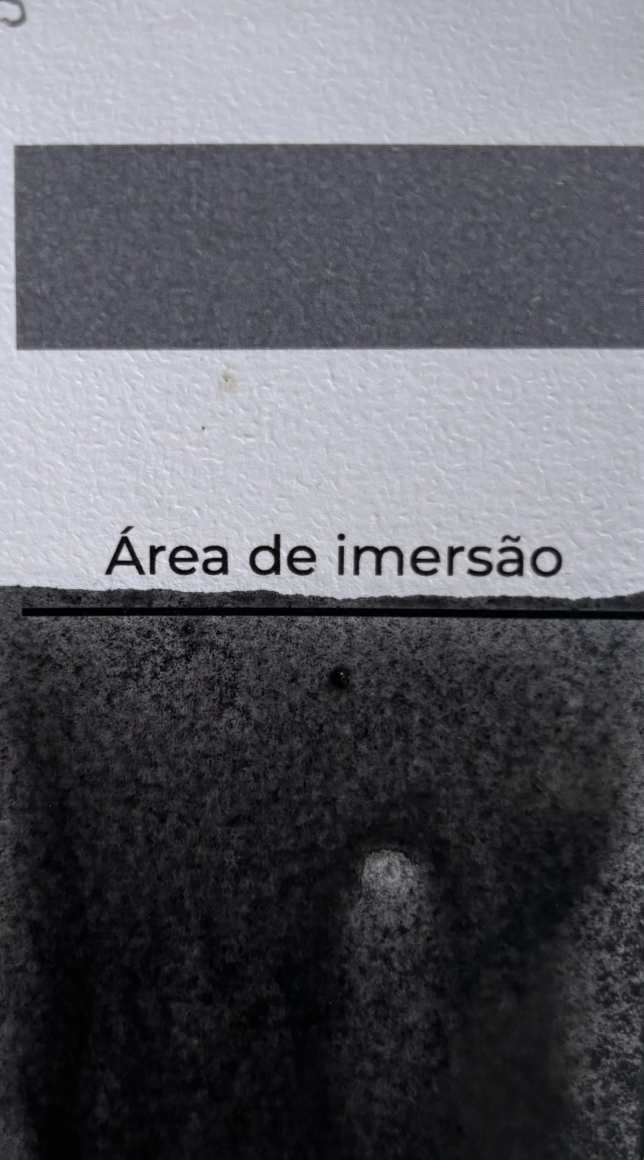
#> input picture images/1_5/IMG_0470.png, 1930 x 3480 px (shown at 1/3 size); the run also reads 1 picture not shown here
$ python image_analyzer_cached.py
#> lines starting #> are read from the running program, lines starting #| are printed output that depends on the picture; after the words box and inside, x2 and y2 are one past the last pixel; in counts of white or black regions, pixels touching at a corner belong together
### image_analyzer.py
import cv2
import numpy as np
from pathlib import Path
from typing import Tuple, Dict, List
import json

class MixtureAnalyzer:
    """Analisa proporção de mistura grafite:água baseado em imagens"""

    # [5 lines left out: function __init__, not called in this run]

    def correct_color_by_template(self, image: np.ndarray, template_region: Tuple[int, int, int, int]) -> np.ndarray:
        """
        Corrige a iluminação da imagem baseado no gabarito #777777

        Args:
            image: Imagem BGR do OpenCV
            template_region: (x, y, width, height) do gabarito na imagem

        Returns:
            Imagem corrigida
        """
        x, y, w, h = template_region
        template_patch = image[y:y+h, x:x+w]

        # Calcula cor média do gabarito na foto
        mean_color = cv2.mean(template_patch)[:3]  # BGR

        # Converte #777777 para BGR
        target_bgr = (self.target_gray[2], self.target_gray[1], self.target_gray[0])

        # Calcula fator de correção para cada canal
        correction_factors = np.array([
            target_bgr[0] / (mean_color[0] + 1e-6),
            target_bgr[1] / (mean_color[1] + 1e-6),
            target_bgr[2] / (mean_color[2] + 1e-6)
        ])

        # Aplica correção
        corrected = image.astype(np.float32)
        corrected[:, :, 0] *= correction_factors[0]
        corrected[:, :, 1] *= correction_factors[1]
        corrected[:, :, 2] *= correction_factors[2]

        # Limita valores entre 0-255
        corrected = np.clip(corrected, 0, 255).astype(np.uint8)

        return corrected

    def detect_template_region(self, image: np.ndarray) -> Tuple[int, int, int, int]:
        """
        Detecta automaticamente a região do gabarito cinza na parte superior
        Busca especificamente o retângulo cinza #777777, não áreas brancas

        Returns:
            (x, y, width, height) do gabarito detectado
        """
        height, width = image.shape[:2]
        search_region = image[0:int(height * 0.25), :]

        # Converte para grayscale
        gray = cv2.cvtColor(search_region, cv2.COLOR_BGR2GRAY)

        # Detecta especificamente tons de cinza médio (#777777 = 119)
        # Range: 80-160 (exclui branco >200 e preto <50)
        lower_gray = 80
        upper_gray = 160
        mask = cv2.inRange(gray, lower_gray, upper_gray)

        # Remove ruído
        kernel = cv2.getStructuringElement(cv2.MORPH_RECT, (5, 5))
        mask = cv2.morphologyEx(mask, cv2.MORPH_CLOSE, kernel)
        mask = cv2.morphologyEx(mask, cv2.MORPH_OPEN, kernel)

        # Encontra contornos
        contours, _ = cv2.findContours(mask, cv2.RETR_EXTERNAL, cv2.CHAIN_APPROX_SIMPLE)

        if contours:
            # Filtra contornos válidos (retangulares e grandes)
            valid_contours = []
            for contour in contours:
                area = cv2.contourArea(contour)
                if area < width * 20:  # Muito pequeno
                    continue

                x, y, w, h = cv2.boundingRect(contour)

                # Valida proporções (retângulo horizontal)
                aspect_ratio = w / (h + 1)
                if aspect_ratio < 2:  # Não é retângulo largo
                    continue

                # Valida tamanho mínimo
                if w < width * 0.3:  # Largura mínima 30% da imagem
                    continue

                # Valida cor média da região (deve ser cinza, não branco)
                region = search_region[y:y+h, x:x+w]
                mean_val = np.mean(region)
                if mean_val > 180 or mean_val < 70:  # Muito claro ou escuro
                    continue

                valid_contours.append((contour, area, x, y, w, h))

            if valid_contours:
                # Pega o maior contorno válido
                _, _, x, y, w, h = max(valid_contours, key=lambda c: c[1])
                return (x, y, w, h)

        # Fallback: assume gabarito no topo centralizado
        return (int(width * 0.05), 10, int(width * 0.9), 50)

    def extract_features(self, image: np.ndarray, template_region: Tuple[int, int, int, int]) -> Dict:
        """
        Extrai características da imagem para comparação
        """
        # Corrige iluminação
        corrected = self.correct_color_by_template(image, template_region)

        # Região de interesse (abaixo do gabarito)
        _, ty, _, th = template_region
        roi = corrected[ty + th + 10:, :]  # ROI começa após o gabarito

        # Calcula histograma de cores
        hist_b = cv2.calcHist([roi], [0], None, [32], [0, 256])
        hist_g = cv2.calcHist([roi], [1], None, [32], [0, 256])
        hist_r = cv2.calcHist([roi], [2], None, [32], [0, 256])

        # Normaliza histogramas
        hist_b = hist_b.flatten() / (hist_b.sum() + 1e-6)
        hist_g = hist_g.flatten() / (hist_g.sum() + 1e-6)
        hist_r = hist_r.flatten() / (hist_r.sum() + 1e-6)

        # Calcula estatísticas de cor
        mean_color = cv2.mean(roi)[:3]
        std_color = np.std(roi, axis=(0, 1))

        # Converte para LAB para análise de luminosidade
        lab = cv2.cvtColor(roi, cv2.COLOR_BGR2LAB)
        mean_lab = cv2.mean(lab)[:3]

        return {
            'hist_b': hist_b,
            'hist_g': hist_g,
            'hist_r': hist_r,
            'mean_bgr': mean_color,
            'std_bgr': std_color,
            'mean_lab': mean_lab
        }

    def load_references(self):
        """Carrega e processa todas as imagens de referência"""
        print("Carregando imagens de referência...")

        for ratio_dir in sorted(self.reference_dir.glob("1_*")):
            if not ratio_dir.is_dir():
                continue

            ratio = ratio_dir.name  # ex: "1_5"
            features_list = []

            for img_path in sorted(ratio_dir.glob("*.png")):
                try:
                    img = cv2.imread(str(img_path))
                    if img is None:
                        continue

                    template_region = self.detect_template_region(img)
                    features = self.extract_features(img, template_region)
                    features_list.append(features)
                except Exception as e:
                    print(f"Erro ao processar {img_path}: {e}")

            if features_list:
                self.reference_features[ratio] = features_list
                print(f"  ✓ {ratio}: {len(features_list)} imagens")

        print(f"\nTotal: {len(self.reference_features)} proporções carregadas\n")

    def compare_features(self, features1: Dict, features2: Dict) -> float:
        """
        Compara duas features e retorna similaridade (0-1, maior é mais similar)
        """
        # Compara histogramas usando correlação
        hist_sim_b = cv2.compareHist(features1['hist_b'], features2['hist_b'], cv2.HISTCMP_CORREL)
        hist_sim_g = cv2.compareHist(features1['hist_g'], features2['hist_g'], cv2.HISTCMP_CORREL)
        hist_sim_r = cv2.compareHist(features1['hist_r'], features2['hist_r'], cv2.HISTCMP_CORREL)

        hist_similarity = (hist_sim_b + hist_sim_g + hist_sim_r) / 3

        # Compara cores médias (normalizado)
        color_diff = np.abs(np.array(features1['mean_bgr']) - np.array(features2['mean_bgr']))
        color_similarity = 1 - (np.mean(color_diff) / 255)

        # Compara luminosidade LAB
        lab_diff = np.abs(features1['mean_lab'][0] - features2['mean_lab'][0])
        lab_similarity = 1 - (lab_diff / 255)

        # Média ponderada
        total_similarity = (
            hist_similarity * 0.5 +
            color_similarity * 0.3 +
            lab_similarity * 0.2
        )

        return max(0, min(1, total_similarity))

    def analyze(self, image_path: str, auto_detect_template: bool = True) -> Dict:
        """
        Analisa uma imagem e retorna a proporção estimada com confiabilidade

        Args:
            image_path: Caminho da imagem a analisar
            auto_detect_template: Se True, detecta automaticamente o gabarito

        Returns:
            {
                'ratio': '1_5',
                'confidence': 0.85,
                'ratio_formatted': '1:5',
                'all_matches': [('1_5', 0.85), ('1_6', 0.72), ...]
            }
        """
        # Carrega imagem
        img = cv2.imread(image_path)
        if img is None:
            raise ValueError(f"Não foi possível carregar a imagem: {image_path}")

        # Detecta ou usa região do gabarito
        if auto_detect_template:
            template_region = self.detect_template_region(img)
        else:
            # Fallback manual
            height, width = img.shape[:2]
            template_region = (int(width * 0.2), 10, int(width * 0.6), 50)

        # Extrai features da imagem de teste
        test_features = self.extract_features(img, template_region)

        # Compara com todas as referências
        similarities = {}

        for ratio, features_list in self.reference_features.items():
            # Calcula similaridade média com todas as imagens daquela proporção
            sims = [self.compare_features(test_features, ref_feat)
                   for ref_feat in features_list]
            similarities[ratio] = np.mean(sims)

        # Ordena por similaridade
        sorted_matches = sorted(similarities.items(), key=lambda x: x[1], reverse=True)

        # Melhor match
        best_ratio, best_confidence = sorted_matches[0]

        # Formata proporção (1_5 -> 1:5)
        ratio_formatted = best_ratio.replace('_', ':')

        return {
            'ratio': best_ratio,
            'confidence': float(best_confidence),
            'ratio_formatted': ratio_formatted,
            'all_matches': [(r, float(s)) for r, s in sorted_matches[:3]],
            'template_region': template_region
        }


# [15 lines left out: function main, not called in this run]


# [2 lines that do not run on import are left out]

### image_analyzer_cached.py
import cv2
import numpy as np
import pickle
import json
from pathlib import Path
from typing import Tuple, Dict, List
from datetime import datetime
from image_analyzer import MixtureAnalyzer

class CachedMixtureAnalyzer(MixtureAnalyzer):
    """
    Versão otimizada que usa cache de features pré-processadas
    Carrega imagens UMA VEZ, salva features, e reutiliza
    """

    def __init__(self, reference_dir: str = "images", cache_file: str = "features_cache.pkl"):
        self.reference_dir = Path(reference_dir)
        self.cache_file = cache_file
        self.target_gray = (119, 119, 119)  # #777777
        self.reference_features = {}

        # Tenta carregar do cache
        if self._load_from_cache():
            print("✓ Features carregadas do cache (instantâneo!)")
        else:
            print("⚙️  Processando imagens pela primeira vez...")
            self.load_references()
            self._save_to_cache()
            print("✓ Cache criado para próximas execuções")

    def _load_from_cache(self) -> bool:
        """Carrega features do cache se existir e for válido"""
        cache_path = Path(self.cache_file)

        if not cache_path.exists():
            return False

        try:
            with open(cache_path, 'rb') as f:
                cache_data = pickle.load(f)

            # Valida estrutura do cache
            if 'features' not in cache_data or 'metadata' not in cache_data:
                print("⚠️  Cache inválido, será recriado")
                return False

            # Verifica se as imagens de referência mudaram
            current_images = self._count_reference_images()
            cached_images = cache_data['metadata'].get('total_images', 0)

            if current_images != cached_images:
                print(f"⚠️  Imagens mudaram ({cached_images} → {current_images}), recriando cache")
                return False

            self.reference_features = cache_data['features']

            # Info do cache
            created = cache_data['metadata'].get('created', 'desconhecido')
            print(f"📦 Cache válido (criado em {created})")
            print(f"   {len(self.reference_features)} proporções, {cached_images} imagens")

            return True

        except Exception as e:
            print(f"⚠️  Erro ao carregar cache: {e}")
            return False

    def _save_to_cache(self):
        """Salva features processadas no cache"""
        try:
            cache_data = {
                'features': self.reference_features,
                'metadata': {
                    'created': datetime.now().strftime('%Y-%m-%d %H:%M:%S'),
                    'total_images': self._count_reference_images(),
                    'proportions': list(self.reference_features.keys()),
                    'version': '1.0'
                }
            }

            with open(self.cache_file, 'wb') as f:
                pickle.dump(cache_data, f, protocol=pickle.HIGHEST_PROTOCOL)

            cache_size = Path(self.cache_file).stat().st_size / 1024  # KB
            print(f"💾 Cache salvo: {self.cache_file} ({cache_size:.1f} KB)")

        except Exception as e:
            print(f"⚠️  Erro ao salvar cache: {e}")

    def _count_reference_images(self) -> int:
        """Conta total de imagens de referência"""
        total = 0
        for ratio_dir in self.reference_dir.glob("1_*"):
            if ratio_dir.is_dir():
                total += len(list(ratio_dir.glob("*.png")))
        return total

    # [7 lines left out: function rebuild_cache, not called in this run]

    def get_cache_info(self) -> Dict:
        """Retorna informações sobre o cache"""
        cache_path = Path(self.cache_file)

        if not cache_path.exists():
            return {
                'exists': False,
                'message': 'Cache não existe'
            }

        try:
            with open(cache_path, 'rb') as f:
                cache_data = pickle.load(f)

            metadata = cache_data.get('metadata', {})
            cache_size = cache_path.stat().st_size / 1024  # KB

            return {
                'exists': True,
                'file': str(cache_path),
                'size_kb': round(cache_size, 2),
                'created': metadata.get('created'),
                'total_images': metadata.get('total_images'),
                'proportions': metadata.get('proportions'),
                'version': metadata.get('version')
            }

        except Exception as e:
            return {
                'exists': True,
                'error': str(e)
            }


# [71 lines left out: function compare_performance, not called in this run]


def main():
    """Exemplo de uso"""
    print("\n" + "="*70)
    print("ANALISADOR COM CACHE - Demonstração")
    print("="*70 + "\n")

    # Cria analyzer (usa cache se existir)
    analyzer = CachedMixtureAnalyzer()
#> (reads features_cache.pkl from the repository)
#> in load_references, img is the input picture: shape (3480, 1930, 3); mean B, G, R 99.9, 93.6, 93.4
#> in detect_template_region, `search_region = image[0:int(height * 0.25), :]`:
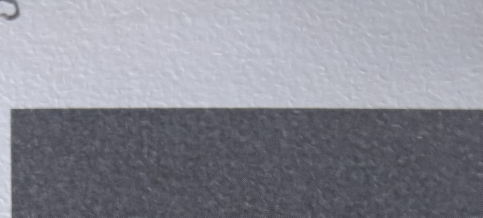
#> search_region: shape (870, 1930, 3) (shown at 1/4 size); mean B, G, R 148, 137.8, 137
#> in detect_template_region, `mask = cv2.inRange(gray, lower_gray, upper_gray)`:
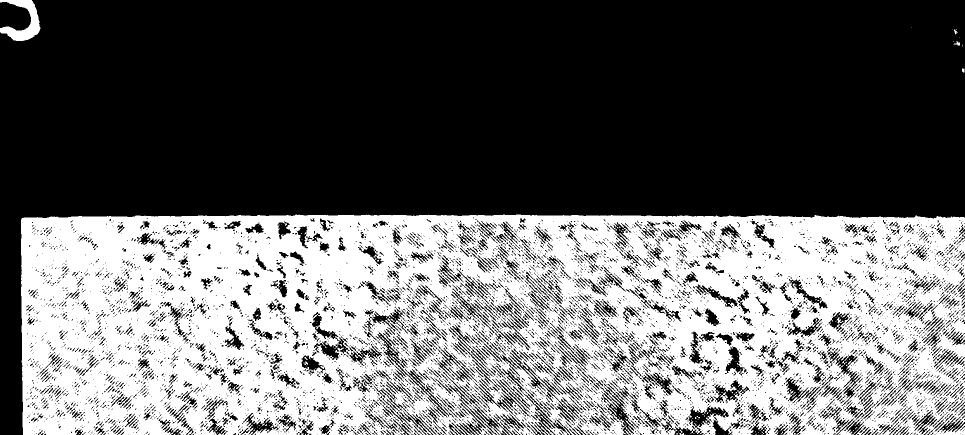
#> mask: shape (870, 1930) (shown at 1/2 size); 40.1% white; 341 white regions (321 under 20 px), largest, box (x1, y1, x2, y2) and area: (42, 429, 1930, 870) 667796, (0, 0, 81, 82) 2892, (1674, 634, 1687, 647) 67
#> in detect_template_region, `mask = cv2.morphologyEx(mask, cv2.MORPH_CLOSE, kernel)`:
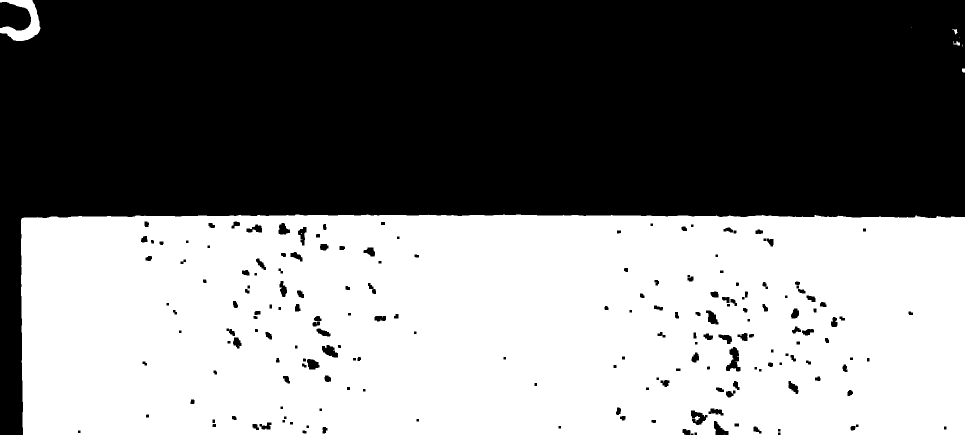
#> mask: shape (870, 1930) (shown at 1/2 size); 48.3% white; 11 white regions (6 under 20 px), largest, box (x1, y1, x2, y2) and area: (42, 429, 1930, 870) 807814, (0, 0, 81, 82) 2898, (1906, 82, 1920, 91) 62, (1904, 58, 1915, 69) 51, (1924, 137, 1930, 145) 45
#> in detect_template_region, `contours, _ = cv2.findContours(mask, cv2.RETR_EXTERNAL, cv2.CHAIN_APPR..`: contours = 5 contours; box (x1, y1, x2, y2) and area: (42, 429, 1930, 870) 823192, (0, 0, 80, 82) 2708, (1924, 137, 1930, 145) 33, (1915, 85, 1920, 91) 20, (1909, 59, 1914, 65) 20
#> the loop in detect_template_region, `for contour in contours:` made 5 passes
#> area on passes 2, 5: 33, 2707.5
#> pass 1, in detect_template_region, `region = search_region[y:y+h, x:x+w]`:
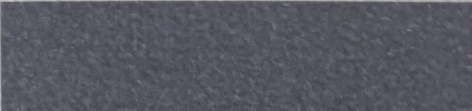
#> region: shape (441, 1888, 3) (shown at 1/4 size); mean B, G, R 96.5, 86.9, 86.8
#> after the loop in detect_template_region, `for contour in contours:`: valid_contours = 1 item
#> in load_references, `template_region = self.detect_template_region(img)`: template_region = (42, 429, 1888, 441)
#> in correct_color_by_template, `x, y, w, h = template_region`: x = 42; y = 429; w = 1888; h = 441
#> in correct_color_by_template, `mean_color = cv2.mean(template_patch)[:3]`: mean_color = (96.48, 86.87, 86.76)
#> in correct_color_by_template, `correction_factors = np.array([ target_bgr[0] / (mean_color[0] + 1e-6)..`: correction_factors = [1.23, 1.37, 1.37]
#> in correct_color_by_template, `corrected = np.clip(corrected, 0, 255).astype(np.uint8)`:
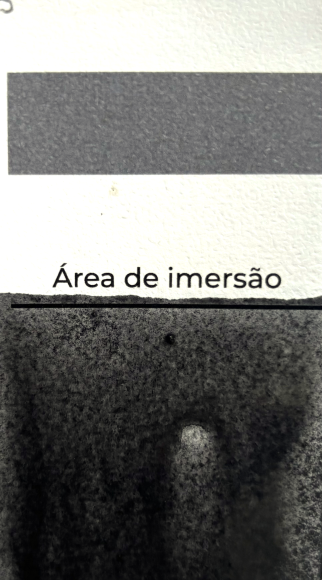
#> corrected: shape (3480, 1930, 3) (shown at 1/6 size); mean B, G, R 121.9, 124.7, 124.6
#> in extract_features, `_, ty, _, th = template_region`: ty = 429; th = 441
#> in extract_features, `roi = corrected[ty + th + 10:, :]`:
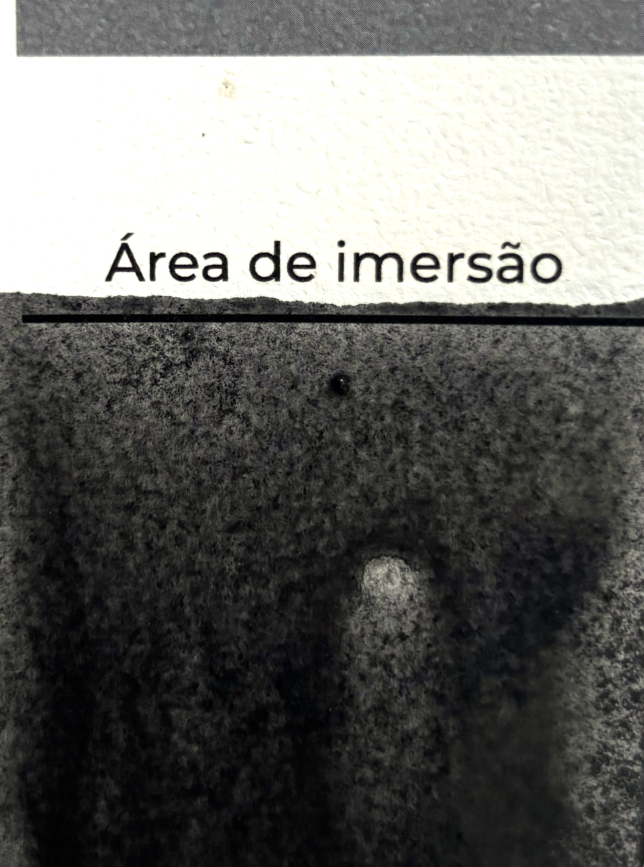
#> roi: shape (2600, 1930, 3) (shown at 1/3 size); mean B, G, R 102, 104.5, 104.6
#> in extract_features, `hist_b = cv2.calcHist([roi], [0], None, [32], [0, 256])`: hist_b = 32 values, max 729960 at index 31, min 3155 at index 21, mean 156812.5
#> in extract_features, `hist_g = cv2.calcHist([roi], [1], None, [32], [0, 256])`: hist_g = 32 values, max 1183873 at index 31, min 2586 at index 24, mean 156812.5
#> in extract_features, `hist_r = cv2.calcHist([roi], [2], None, [32], [0, 256])`: hist_r = 32 values, max 1189866 at index 31, min 2527 at index 23, mean 156812.5
#> in extract_features, `hist_b = hist_b.flatten() / (hist_b.sum() + 1e-6)`: hist_b = 32 values, max 0.145 at index 31, min 0.000629 at index 21, mean 0.0312
#> in extract_features, `hist_g = hist_g.flatten() / (hist_g.sum() + 1e-6)`: hist_g = 32 values, max 0.236 at index 31, min 0.000515 at index 24, mean 0.0312
#> in extract_features, `hist_r = hist_r.flatten() / (hist_r.sum() + 1e-6)`: hist_r = 32 values, max 0.237 at index 31, min 0.000504 at index 23, mean 0.0312
#> in extract_features, `mean_color = cv2.mean(roi)[:3]`: mean_color = (102, 104.5, 104.6)
#> in extract_features, `std_color = np.std(roi, axis=(0, 1))`: std_color = [92.76, 95.33, 95.22]
#> in extract_features, `mean_lab = cv2.mean(lab)[:3]`: mean_lab = (105.7, 127.5, 129.3)
#> in load_references, `features = self.extract_features(img, template_region)`: features = 6 items
#|   ✓ 1_5: 1 imagens
#| Total: 2 proporções carregadas

    # Info do cache
    print("\n📋 Informações do Cache:")
    print("-" * 70)
    info = analyzer.get_cache_info()
    for key, value in info.items():
        print(f"  {key}: {value}")

    # Teste de análise
    test_image = "images/1_6/IMG_0475.png"
    if Path(test_image).exists():
        print(f"\n🔍 Testando análise: {test_image}")
        print("-" * 70)

        import time
        start = time.time()
        result = analyzer.analyze(test_image)
#> in analyze, `template_region = self.detect_template_region(img)`: template_region = (0, 461, 1889, 422)
#> in analyze, `test_features = self.extract_features(img, template_region)`: test_features = 6 items
#> the loop in analyze, `for ratio, features_list in self.reference_features.items():` made 2 passes
#> ratio on passes 1 to 2: '1_5', '1_6'
#> after the loop in analyze, `for ratio, features_list in self.reference_features.items():`: similarities = {'1_5': 0.94, '1_6': 1}
#> in analyze, `sorted_matches = sorted(similarities.items(), key=lambda x: x[1], reve..`: sorted_matches = [('1_6', 1), ('1_5', 0.94)]
#> in analyze, `best_ratio, best_confidence = sorted_matches[0]`: best_ratio = '1_6'; best_confidence = 1
#> in analyze, `ratio_formatted = best_ratio.replace('_', ':')`: ratio_formatted = '1:6'
#> result = {'ratio': '1_6', 'confidence': 1, 'ratio_formatted': '1:6', 'all_matches': [('1_6', 1), ('1_5', 0.94)], 'template_region': (0, 461, 1889, 422)}
        elapsed = time.time() - start

        print(f"✓ Proporção: {result['ratio_formatted']}")
#| ✓ Proporção: 1:6
        print(f"✓ Confiança: {result['confidence']:.1%}")
#| ✓ Confiança: 100.0%
        print(f"⏱️  Tempo: {elapsed:.3f}s")


if __name__ == "__main__":
    import sys

    if len(sys.argv) > 1 and sys.argv[1] == "benchmark":
        compare_performance()
    else:
        main()
